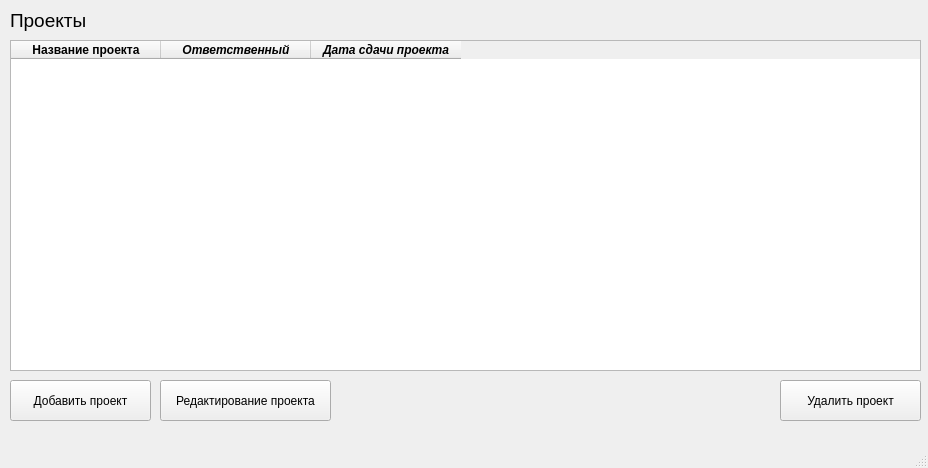
<?xml version="1.0" encoding="UTF-8"?>
<ui version="4.0">
 <class>MainWindow</class>
 <widget class="QMainWindow" name="MainWindow">
  <property name="geometry">
   <rect>
    <x>0</x>
    <y>0</y>
    <width>928</width>
    <height>468</height>
   </rect>
  </property>
  <property name="windowTitle">
   <string>MainWindow</string>
  </property>
  <widget class="QWidget" name="centralwidget">
   <widget class="QLabel" name="label">
    <property name="geometry">
     <rect>
      <x>10</x>
      <y>10</y>
      <width>111</width>
      <height>21</height>
     </rect>
    </property>
    <property name="font">
     <font>
      <pointsize>14</pointsize>
     </font>
    </property>
    <property name="text">
     <string>Проекты</string>
    </property>
   </widget>
   <widget class="QTableWidget" name="tableWidget">
    <property name="geometry">
     <rect>
      <x>10</x>
      <y>40</y>
      <width>911</width>
      <height>331</height>
     </rect>
    </property>
    <property name="font">
     <font>
      <italic>false</italic>
      <bold>false</bold>
      <stylestrategy>PreferDefault</stylestrategy>
     </font>
    </property>
    <property name="focusPolicy">
     <enum>Qt::StrongFocus</enum>
    </property>
    <property name="frameShape">
     <enum>QFrame::StyledPanel</enum>
    </property>
    <property name="frameShadow">
     <enum>QFrame::Plain</enum>
    </property>
    <property name="lineWidth">
     <number>1</number>
    </property>
    <property name="midLineWidth">
     <number>0</number>
    </property>
    <property name="gridStyle">
     <enum>Qt::SolidLine</enum>
    </property>
    <attribute name="horizontalHeaderCascadingSectionResizes">
     <bool>true</bool>
    </attribute>
    <attribute name="horizontalHeaderMinimumSectionSize">
     <number>32</number>
    </attribute>
    <attribute name="horizontalHeaderDefaultSectionSize">
     <number>150</number>
    </attribute>
    <attribute name="horizontalHeaderHighlightSections">
     <bool>false</bool>
    </attribute>
    <column>
     <property name="text">
      <string>Название проекта</string>
     </property>
     <property name="font">
      <font>
       <bold>true</bold>
      </font>
     </property>
    </column>
    <column>
     <property name="text">
      <string>Ответственный</string>
     </property>
     <property name="font">
      <font>
       <italic>true</italic>
       <bold>true</bold>
      </font>
     </property>
    </column>
    <column>
     <property name="text">
      <string>Дата сдачи проекта</string>
     </property>
     <property name="font">
      <font>
       <italic>true</italic>
       <bold>true</bold>
      </font>
     </property>
    </column>
   </widget>
   <widget class="QPushButton" name="addButton">
    <property name="geometry">
     <rect>
      <x>10</x>
      <y>380</y>
      <width>141</width>
      <height>41</height>
     </rect>
    </property>
    <property name="text">
     <string>Добавить проект</string>
    </property>
   </widget>
   <widget class="QPushButton" name="delButton">
    <property name="geometry">
     <rect>
      <x>780</x>
      <y>380</y>
      <width>141</width>
      <height>41</height>
     </rect>
    </property>
    <property name="text">
     <string>Удалить проект</string>
    </property>
   </widget>
   <widget class="QPushButton" name="editButton">
    <property name="geometry">
     <rect>
      <x>160</x>
      <y>380</y>
      <width>171</width>
      <height>41</height>
     </rect>
    </property>
    <property name="text">
     <string>Редактирование проекта</string>
    </property>
   </widget>
  </widget>
  <widget class="QMenuBar" name="menubar">
   <property name="geometry">
    <rect>
     <x>0</x>
     <y>0</y>
     <width>928</width>
     <height>22</height>
    </rect>
   </property>
  </widget>
  <widget class="QStatusBar" name="statusbar"/>
 </widget>
 <resources/>
 <connections/>
</ui>
